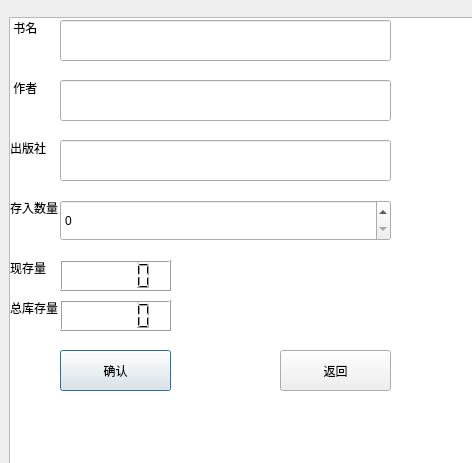
<?xml version="1.0" encoding="UTF-8"?>
<ui version="4.0">
 <class>BookIn</class>
 <widget class="QDialog" name="BookIn">
  <property name="geometry">
   <rect>
    <x>0</x>
    <y>0</y>
    <width>472</width>
    <height>463</height>
   </rect>
  </property>
  <property name="windowTitle">
   <string>Dialog</string>
  </property>
  <widget class="QLabel" name="label_2">
   <property name="geometry">
    <rect>
     <x>10</x>
     <y>20</y>
     <width>30</width>
     <height>16</height>
    </rect>
   </property>
   <property name="text">
    <string> 书名</string>
   </property>
  </widget>
  <widget class="QLineEdit" name="BookName">
   <property name="geometry">
    <rect>
     <x>60</x>
     <y>20</y>
     <width>331</width>
     <height>41</height>
    </rect>
   </property>
   <property name="minimumSize">
    <size>
     <width>331</width>
     <height>41</height>
    </size>
   </property>
  </widget>
  <widget class="QLineEdit" name="Writer">
   <property name="geometry">
    <rect>
     <x>60</x>
     <y>80</y>
     <width>331</width>
     <height>41</height>
    </rect>
   </property>
   <property name="minimumSize">
    <size>
     <width>331</width>
     <height>41</height>
    </size>
   </property>
  </widget>
  <widget class="QLabel" name="label_3">
   <property name="geometry">
    <rect>
     <x>10</x>
     <y>80</y>
     <width>30</width>
     <height>16</height>
    </rect>
   </property>
   <property name="text">
    <string> 作者</string>
   </property>
  </widget>
  <widget class="QLabel" name="label_4">
   <property name="geometry">
    <rect>
     <x>10</x>
     <y>260</y>
     <width>36</width>
     <height>16</height>
    </rect>
   </property>
   <property name="text">
    <string>现存量</string>
   </property>
  </widget>
  <widget class="QLabel" name="label_5">
   <property name="geometry">
    <rect>
     <x>10</x>
     <y>300</y>
     <width>48</width>
     <height>16</height>
    </rect>
   </property>
   <property name="text">
    <string>总库存量</string>
   </property>
  </widget>
  <widget class="QPushButton" name="OKpushButton">
   <property name="geometry">
    <rect>
     <x>60</x>
     <y>350</y>
     <width>111</width>
     <height>41</height>
    </rect>
   </property>
   <property name="minimumSize">
    <size>
     <width>111</width>
     <height>41</height>
    </size>
   </property>
   <property name="text">
    <string>确认</string>
   </property>
  </widget>
  <widget class="QPushButton" name="BackButton">
   <property name="geometry">
    <rect>
     <x>280</x>
     <y>350</y>
     <width>111</width>
     <height>41</height>
    </rect>
   </property>
   <property name="minimumSize">
    <size>
     <width>111</width>
     <height>41</height>
    </size>
   </property>
   <property name="text">
    <string>返回</string>
   </property>
  </widget>
  <widget class="QLCDNumber" name="TotalBookNumber">
   <property name="geometry">
    <rect>
     <x>60</x>
     <y>300</y>
     <width>111</width>
     <height>31</height>
    </rect>
   </property>
   <property name="minimumSize">
    <size>
     <width>111</width>
     <height>31</height>
    </size>
   </property>
  </widget>
  <widget class="QLabel" name="label_6">
   <property name="geometry">
    <rect>
     <x>10</x>
     <y>200</y>
     <width>48</width>
     <height>16</height>
    </rect>
   </property>
   <property name="text">
    <string>存入数量</string>
   </property>
  </widget>
  <widget class="QSpinBox" name="BookInspinBox">
   <property name="geometry">
    <rect>
     <x>60</x>
     <y>200</y>
     <width>331</width>
     <height>41</height>
    </rect>
   </property>
   <property name="minimumSize">
    <size>
     <width>331</width>
     <height>41</height>
    </size>
   </property>
  </widget>
  <widget class="QLCDNumber" name="CurrentBookNumber">
   <property name="geometry">
    <rect>
     <x>60</x>
     <y>260</y>
     <width>111</width>
     <height>31</height>
    </rect>
   </property>
   <property name="minimumSize">
    <size>
     <width>111</width>
     <height>31</height>
    </size>
   </property>
  </widget>
  <widget class="QLineEdit" name="Publisher">
   <property name="geometry">
    <rect>
     <x>60</x>
     <y>140</y>
     <width>331</width>
     <height>41</height>
    </rect>
   </property>
   <property name="minimumSize">
    <size>
     <width>331</width>
     <height>41</height>
    </size>
   </property>
  </widget>
  <widget class="QLabel" name="label_7">
   <property name="geometry">
    <rect>
     <x>10</x>
     <y>140</y>
     <width>36</width>
     <height>16</height>
    </rect>
   </property>
   <property name="text">
    <string>出版社</string>
   </property>
  </widget>
  <widget class="QGraphicsView" name="graphicsView">
   <property name="geometry">
    <rect>
     <x>9</x>
     <y>17</y>
     <width>481</width>
     <height>471</height>
    </rect>
   </property>
   <property name="minimumSize">
    <size>
     <width>481</width>
     <height>471</height>
    </size>
   </property>
   <property name="styleSheet">
    <string notr="true">background-image: url(:/new/prefix1/background.png);</string>
   </property>
  </widget>
  <widget class="QWidget" name="verticalLayoutWidget">
   <property name="geometry">
    <rect>
     <x>10</x>
     <y>19</y>
     <width>471</width>
     <height>451</height>
    </rect>
   </property>
   <layout class="QVBoxLayout" name="verticalLayout"/>
  </widget>
  <zorder>graphicsView</zorder>
  <zorder>label_2</zorder>
  <zorder>label_3</zorder>
  <zorder>label_4</zorder>
  <zorder>label_5</zorder>
  <zorder>label_6</zorder>
  <zorder>label_7</zorder>
  <zorder>verticalLayoutWidget</zorder>
  <zorder>verticalLayoutWidget</zorder>
  <zorder>BackButton</zorder>
  <zorder>BookInspinBox</zorder>
  <zorder>BookName</zorder>
  <zorder>CurrentBookNumber</zorder>
  <zorder>OKpushButton</zorder>
  <zorder>Publisher</zorder>
  <zorder>TotalBookNumber</zorder>
  <zorder>Writer</zorder>
 </widget>
 <resources/>
 <connections/>
</ui>
